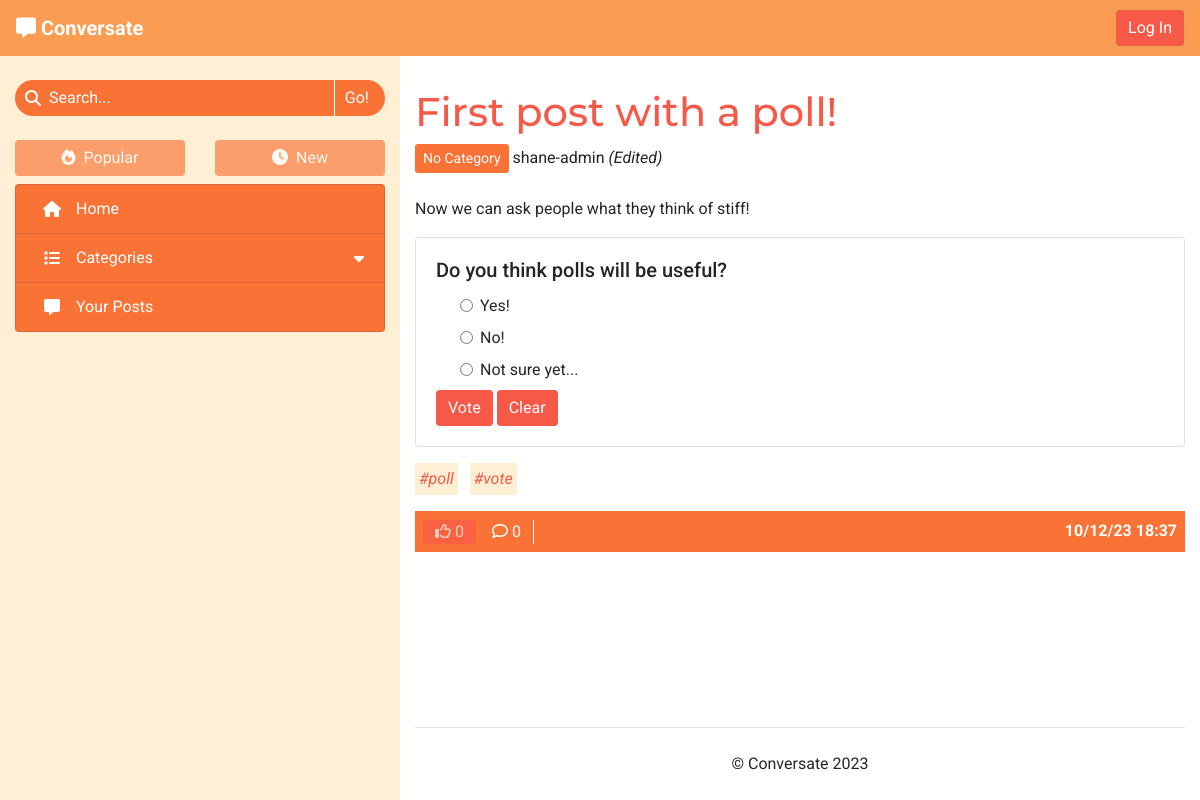
Page /no-category-VKHONUV9-first-post-with-a-poll/ on the committed database.
### forum/models.py (models this page shows, shortened)
class Post(models.Model):
    title = models.CharField(max_length=100)
    slug = models.SlugField(max_length=100, unique=True)
    category = models.ForeignKey(Category, on_delete=models.CASCADE,
                                 related_name='tagged_posts')
    image = CloudinaryField('image', blank=True)
    image_position = models.IntegerField(blank=True, null=True)
    posted_by = models.ForeignKey(User, on_delete=models.CASCADE,
                                  related_name='added_posts')
    posted_on = models.DateTimeField(auto_now_add=True)
    content = models.TextField()
    tags = models.CharField(max_length=200, blank=True)
    edited = models.BooleanField(default=False)
    likes = models.ManyToManyField(User, related_name='post_likes', blank=True)
    approved = models.BooleanField(default=False)
    class Meta:
        ordering = ['-posted_on']
    def number_of_likes(self):
        return self.likes.count()
    def number_of_comments(self):
        return self.comments.count()
    def tag_list(self):
        tags_separate = self.tags.split('#')
        tags_separate.pop(0)
        return tags_separate

class Category(models.Model):
    name = models.CharField(max_length=30, unique=True)
    slug = models.SlugField(max_length=30, unique=True)
    icon = models.CharField(max_length=30, default="fa-tag")
    def __str__(self):
        return self.name
    def number_of_posts(self):
        return self.tagged_posts.count()

class Poll(models.Model):
    title = models.CharField(max_length=200)
    category = models.ForeignKey(Category, on_delete=models.CASCADE)
    asked_by = models.ForeignKey(User, on_delete=models.CASCADE)
    due_date = models.DateTimeField()
    post = models.OneToOneField(Post, on_delete=models.CASCADE,
                                related_name='poll', blank=True, null=True)
    class Meta:
        ordering = ['-due_date']
    def poll_status(self, user_id):
        answers = list(self.answers.all())
        for answer in answers:
            if answer.votes.filter(id=user_id).exists():
                return answer.position
        return 0

class PollAnswer(models.Model):
    body = models.CharField(max_length=100)
    position = models.IntegerField()
    poll = models.ForeignKey(Poll, related_name='answers',
                             on_delete=models.CASCADE)
    votes = models.ManyToManyField(User, related_name='votes')
    class Meta:
        ordering = ['position']

### forum/views.py (the view)
# urls.py: path('<slug:slug>/', views.ViewPost.as_view(), name='view_post'),
class ViewPost(View):
    def get(self, request, slug):
        post = get_object_or_404(Post, slug=slug)
        comments = post.comments.order_by('-posted_on')
        liked = post.likes.filter(id=request.user.id).exists()
        poll_status = -1
        if post.poll:
            poll_status = post.poll.poll_status(request.user.id)
        context = get_base_context(request)
        context.update({
            'post': post,
            'comments': comments,
            'liked': liked,
            'poll_status': poll_status
        })
        return render(
            request,
            'post_details.html',
            context
        )

### forum/core/categories.py (called while the page is built)
def get_top_categories(limit=CATEGORY_COLLAPSIBLE_LIMIT):
    categories = list(Category.objects
                      .annotate(num_posts=Count('tagged_posts'))
                      .filter(num_posts__gt=0)
                      .order_by('-num_posts'))
    num_categories = len(categories)
    category_none = Category.objects.get(slug='none')
    if category_none in categories:
        categories.remove(category_none)
    return {
        'num_categories': num_categories,
        'top_categories': categories[:limit],
        'has_more_categories': (len(categories) > limit)
    }

### forum/core/content.py (called while the page is built)
def get_base_context(request):
    context = get_top_categories()
    context['disable_sort'] = True
    return context

### templates/post_details.html (shortened to what this page needs)
{% extends "base.html" %}
{% load static %}
{% block content %}
    <h1>{{ post.title }}</h1>
    <a class="btn btn-sm category" href="{% url 'categories' post.category.slug %}">{{ post.category }}</a>
    <span>{{ post.posted_by }}
        {% if post.edited %}
            <em>(Edited)</em>
        {% endif %}
    </span>
    <br><br>
    <div id="post-content" class="mb-3">{{ post.content|safe }}</div>
    {% if post.poll %}
        <div class="card mb-3">
            <div class="card-body">
                <h5 class="card-title">{{ post.poll.title }}</h5>
                {% if poll_status == 0 %}
                    <form method="POST" action="{% url 'vote_poll' post.poll.id request.path %}">
                        {% for answer in post.poll.answers.all %}
                            <div class="form-check mb-2 ml-sm-3 ml-md-2 ml-lg-4">
                                <input class="form-check-input" type="radio" name="poll-vote" id="answer-{{ answer.position }}"
                                    value="{{ answer.position }}" required>
                                <label class="form-check-label" for="answer-{{ answer.position }}">
                                    {{ answer.body }}
                                </label>
                            </div>
                        {% endfor %}
                        <div class="mt-2">
                            <input type="submit" class="btn" value="Vote">
                            <input type="reset" class="btn" value="Clear">
                        </div>
                    </form>
                {% endif %}
            </div>
        </div>
    {% endif %}
    {% if post.tags %}
        <div id="post-tags">
            {% for tag in post.tag_list %}
                <a class="tag-list-item mr-2 mb-2 p-1 anchor-no-style" href="{% url 'search_tag' tag %}">
                    <em>#{{ tag }}</em>
                </a>
            {% endfor %}
        </div>
    {% endif %}
    <div id="post-footer" class="d-flex justify-content-between mt-2">
        <div class="post-footer-buttons">
            {% if user.is_authenticated %}
            <form class="d-inline" method="POST" action="{% url 'like_post' post.slug %}">
                {% csrf_token %}
                {% if liked %}
                    <button type="submit" class="btn py-0 line-separate" aria-label="Unlike this post">
                        <i class="fa-solid fa-thumbs-up"></i>
                {% else %}
                    <button type="submit" class="btn py-0 line-separate" aria-label="Like this post">
                        <i class="fa-regular fa-thumbs-up"></i>
                {% endif %}
                    {{ post.number_of_likes }}
                </button>
            </form>
            {% else %}
                <span class="btn disabled py-0" aria-disabled="true">
                    <i class="fa-regular fa-thumbs-up"></i>
                    {{ post.number_of_likes }}
                </span>
            {% endif %}
            {% if user.is_authenticated %}
                <a class="btn py-0 line-separate" href="#post-comment" aria-label="Post a comment">
            {% else %}
                <a class="btn py-0 line-separate" href="#comments" aria-label="View the post's comments">
            {% endif %}
                <i class="fa-regular fa-comment"></i>
                {{ post.number_of_comments }}
            </a>
        </div>
        <div class="center-to-container">
            <strong>{{ post.posted_on|date:"d/m/y G:i" }}</strong>
        </div>
    </div>
    <br>
    <br>
{% endblock %}

### static/css/style.css (style rules this page uses)
* { font-family: 'Roboto', sans-serif; }
h1, h2, h3 { font-family: 'Montserrat', sans-serif; }
.anchor-no-style, .anchor-no-style:hover { text-decoration: none; }
a, h1, h2, h3 { color: #f75949; }
.btn { background-color: #f75949; border: none; color: white; }
.center-to-container { display: flex; align-items: center; justify-content: center; }
.line-separate { border-radius: 0; border-right: 1px solid white; }
#main-page { background-color: #FFEFD4; }
.category { background-color: #FA7336; color: white; }
#post-footer { background-color: #FA7336; padding: 8px; color: white; }
#post-footer button, #post-footer a { background: none; }
.tag-list-item { display: inline-block; background-color: #FFEFD4; }

### rows in the picture
Post: title "First post with a poll!", category "No Category", posted_by "shane-admin", content "Now we can ask people what they think of stiff!", poll "Do you think polls will be useful?", number_of_likes "0", number_of_comments "0", posted_on "10/12/23 18:37"
PollAnswer: body "Yes!"
PollAnswer: body "No!"
PollAnswer: body "Not sure yet..."

### other values in the picture
{{ tag }} "poll" "vote"
